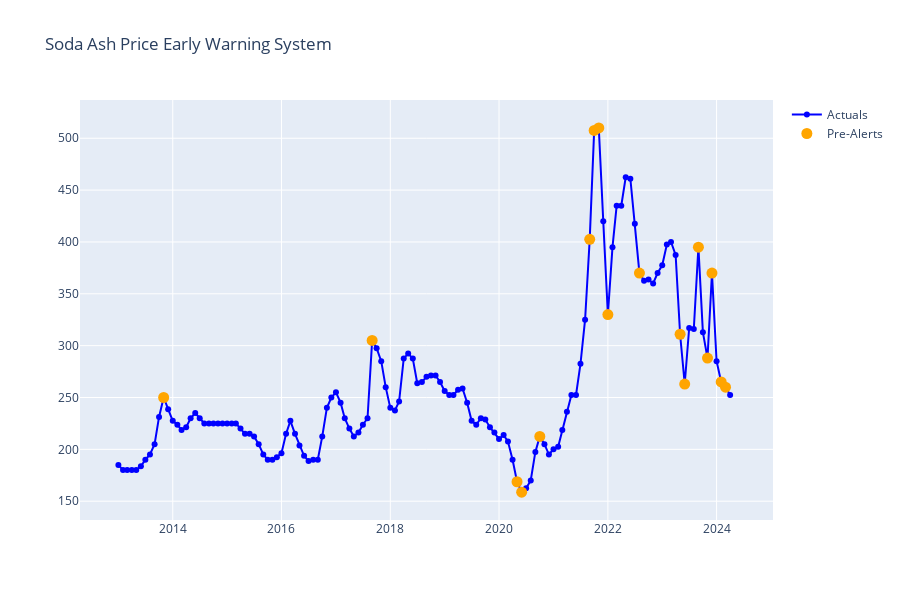

The code cell stored with this chart in its notebook:
### Code cell
import pandas as pd
import plotly.graph_objs as go
from plotly.offline import iplot

def plot_anomalies_with_pre_alert(df, date_col, data_col, threshold=10, window_size=5):
    # Convert 'date_col' to datetime if not already
    df['timestamp'] = pd.to_datetime(df[date_col], format="%Y-%m-%d")
    
    # Calculate the moving average
    df['moving_avg'] = df[data_col].rolling(window=window_size).mean()

    # Predict next value assuming continuation of current trend
    df['predicted_next_value'] = df['moving_avg'].shift(-1)

    # Calculate expected percent change
    df['expected_change'] = ((df['predicted_next_value'] - df[data_col]) / df[data_col]) * 100

    # Identify where expected change exceeds the threshold
    df['pre_alert'] = (df['expected_change'].abs() > threshold).astype(int)

    # Plotting
    dates = df['timestamp']
    actuals = df[data_col]
    alerts = df['pre_alert'] == 1

    actuals_plot = go.Scatter(
        name='Actuals',
        x=dates,
        y=actuals,
        mode='lines+markers',
        line=dict(color="blue")
    )

    # Highlight pre-alert points
    pre_alerts_plot = go.Scatter(
        name="Pre-Alerts",
        x=dates[alerts],
        y=actuals[alerts],
        mode='markers',
        marker=dict(color="orange", size=11)
    )

    layout = go.Layout(
        title='Soda Ash Price Early Warning System',
        showlegend=True,
        xaxis=dict(domain=[0, 1]),
        yaxis=dict(domain=[0, 1]),
        height=600
    )
    
    fig = go.Figure(data=[actuals_plot, pre_alerts_plot], layout=layout)
    iplot(fig)

# Assuming you have your DataFrame ready
plot_anomalies_with_pre_alert(df, date_col='Period', data_col='Target_SodaAshLightChinaSpotExportAverageFOBChinaUSperMetricTon', threshold=10, window_size=5)

### Figure 1 — Plotly figure (JSON) as saved in the notebook; plotly's stock layout.template omitted (floating-point values rounded to 4 significant figures; data arrays with more than 128 entries replaced by an {"elided": "..."} marker saying what was removed)
{"data": [{"line": {"color": "blue"}, "mode": "lines+markers", "name": "Actuals", "type": "scatter", "x": {"elided": "137 str values"}, "y": {"elided": "137 float values"}}, {"marker": {"color": "orange", "size": 11}, "mode": "markers", "name": "Pre-Alerts", "type": "scatter", "x": ["2013-11-01T00:00:00", "2017-09-01T00:00:00", "2020-05-01T00:00:00", "2020-06-01T00:00:00", "2020-10-01T00:00:00", "2021-09-01T00:00:00", "2021-10-01T00:00:00", "2021-11-01T00:00:00", "2022-01-01T00:00:00", "2022-08-01T00:00:00", "2023-05-01T00:00:00", "2023-06-01T00:00:00", "2023-09-01T00:00:00", "2023-11-01T00:00:00", "2023-12-01T00:00:00", "2024-02-01T00:00:00", "2024-03-01T00:00:00"], "y": [250, 305, 168.8, 158.8, 212.5, 402.5, 507.5, 510, 330, 370, 311, 263, 395, 288, 370, 265, 260]}], "layout": {"height": 600, "showlegend": true, "title": {"text": "Soda Ash Price Early Warning System"}, "xaxis": {"domain": [0, 1]}, "yaxis": {"domain": [0, 1]}}}
